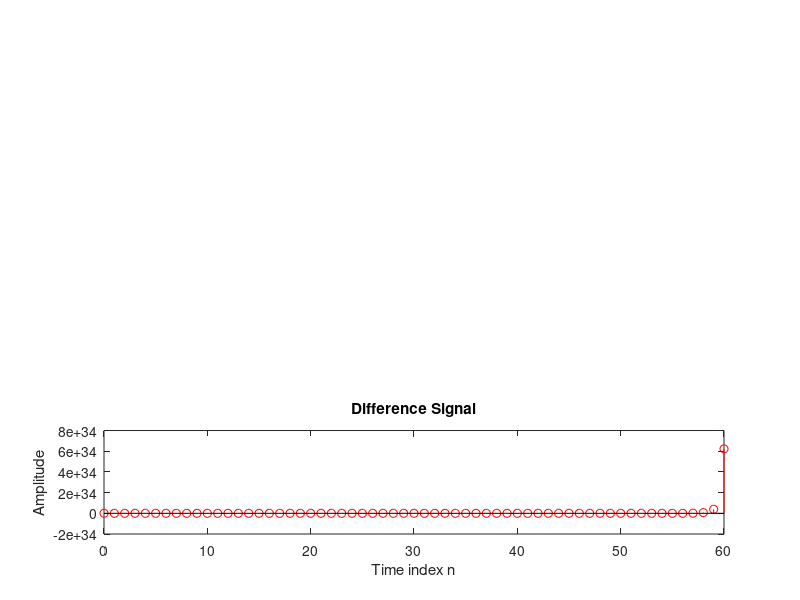

Write MATLAB code to recreate this figure.
%Kiểm tra sự tuyến tính của hệ thống:
%0.5y(n)-3.5y(n-1)+1.5y(n-2)-2.5y(n-4)+y(n-6)=2x(n)+2.5x(n-2)+1.5x(n-3)+x(n-5)

% y(n) =ay1[x(n)] +by2[x(n)]

clf;
n = 0:60;
a = 2;b = -3;
x1 = cos(2*pi*0.02*n);
x2 = cos(2*pi*0.05*n);
x = a*x1 + b*x2;
num = [2 0 2.5 1.5 0 1 0];        % Hệ số của x
den = [0.5 -3.5 1.5 0 -2.5 0 1];  % Hệ số của y
% ic = max(num,den)-1: den từ 0 đến 6 là 7 phần tử -1 => max=6
ic = [0 0 0 0 0 0];

%T[x(n)] = ax1(n) + bx2
y = filter(num,den,x,ic); 

% y(n) =ay1[x(n)] +by2[x(n)]
y1 = filter(num,den,x1,ic); 
y2 = filter(num,den,x2,ic); 
yt = a*y1 + b*y2; 

d = y - yt; 

subplot(3,1,1)
stem(n,y,'k');
ylabel('Amplitude');
title('Output Due to Weighted Input: a \cdot x_{1}[n] +b \cdot x_{2}[n]');

subplot(3,1,2)
stem(n,yt,'b');
ylabel('Amplitude');
title('Weighted Output: a \cdot y_{1}[n] + b \cdot y_{2}[n]');

subplot(3,1,3)
stem(n,d,'r');
xlabel('Time index n');ylabel('Amplitude');
title('Difference Signal');
